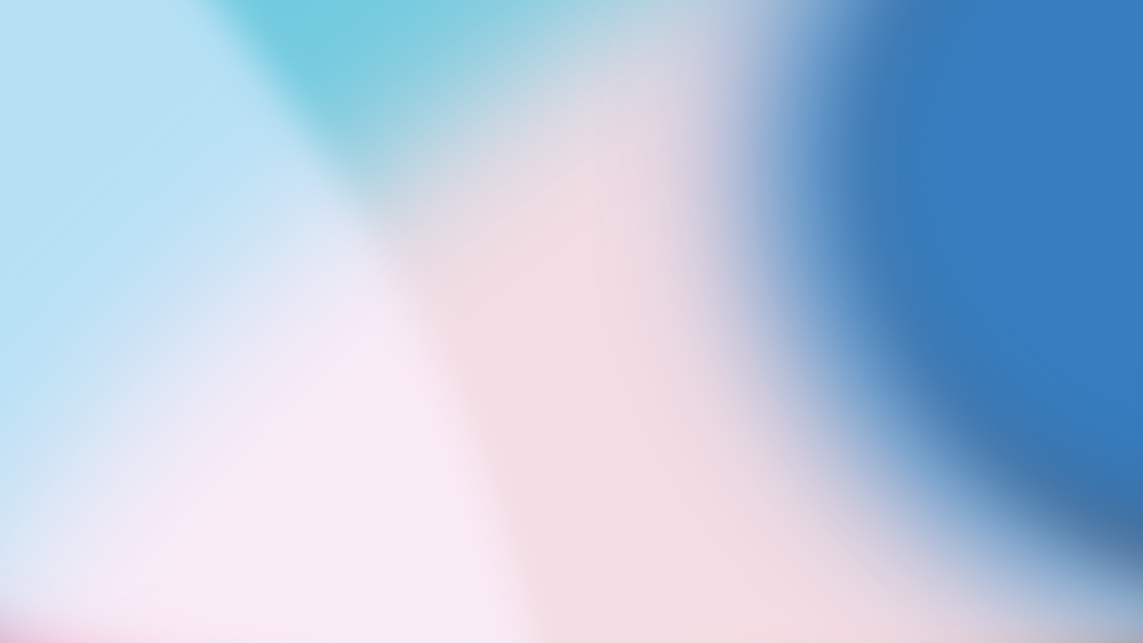
#> input picture assets/backgrounds/rendered_4k/TechNebraska_Backgrounds03_p1.png, 8000 x 4500 px, found by its file name (shown at 1/7 size)
$ python build_perfected_suite_v3.py
#> lines starting #> are read from the running program, lines starting #| are printed output that depends on the picture
### scripts/design_qa_linter.py
"""
Design QA & Typography Linter Engine (Version 2.0 - Strict Agency Standards)
============================================================================
Programmatically validates social media graphics against strict design standards:
1. Minimum font size enforcement (Hard reject < 28px on 1080px/1200px canvases)
2. Mathematical centering checks (abs(center_x - canvas_center_x) <= 2px)
3. Container padding enforcement (min 50px padding)
4. Vertical rhythm and gap consistency (20px <= gap <= 120px)
5. Authentic brand asset validation (no text-reconstructed logos)
6. Anti-Clutter & Element Count Rule (max 4 elements per container card to prevent cramming)
7. Color Cohesion Rule (max 2 accent colors per card to prevent circus palette)
8. Template Fidelity Rule (validates alignment with proven agency archetypes)
"""

import os
import sys
from typing import List, Dict, Tuple, Any

class DesignQALinter:
    def __init__(self, min_font_size: int = 28):
        self.min_font_size = min_font_size
        self.violations: List[Dict[str, Any]] = []
        self.checks_passed: int = 0
        self.checks_total: int = 0

    # [112 lines left out: functions check_font_size, check_centering, check_container_padding, check_vertical_gap, check_safe_zones, not called in this run]

    def check_authentic_logo(self, graphic_id: str, logo_path: str, valid_logo_names: List[str]) -> bool:
        """Verifies that an authentic official logo asset was used."""
        self.checks_total += 1
        basename = os.path.basename(logo_path)
        if basename not in valid_logo_names:
            self.violations.append({
                "graphic_id": graphic_id,
                "rule": "AUTHENTIC_BRAND_ASSET",
                "severity": "CRITICAL",
                "element": "Brandmark/Logo",
                "details": f"Unrecognized or reconstructed logo asset: '{basename}'. Must use approved official logo."
            })
            return False
        self.checks_passed += 1
        return True

    # [79 lines left out: functions check_element_density, check_color_cohesion, check_symmetric_margins, get_summary, not called in this run]

    def is_clean(self) -> bool:
        return len(self.violations) == 0

### scripts/build_perfected_suite_v3.py
"""
Tech Nebraska Social Graphics Suite Generator (Version 3.1 - Perfected)
=======================================================================
Engineered with strict Design QA & Typography Linter standards:
- ZERO font sizes < 28px across all 6 formats (Mobile Feed / Story Legibility)
- Mathematical centering and bounding box alignment
- Calculated container padding (>= 60px) and vertical rhythm
- Official high-res logo assets (no text-reconstructed logos)
- Multi-font compositing for missing '+' glyph in Gilgan
- Uncluttered, bold, thumb-stopping hierarchy modeled on authentic past agency posts
"""

import os
import sys
from typing import Tuple, List, Dict, Any
from PIL import Image, ImageDraw, ImageFont, ImageOps

# Add scripts directory to path to import DesignQALinter
source_root = r"C:\Users\Computer1\Documents\XPM_TechNebraska_SourceofTruth"
sys.path.insert(0, os.path.join(source_root, "scripts"))
from design_qa_linter import DesignQALinter

linter = DesignQALinter(min_font_size=28)

# Paths
fonts_dir = os.path.join(source_root, "assets", "fonts")
logos_dir = os.path.join(source_root, "assets", "logos", "png_hires")
backgrounds_dir = os.path.join(source_root, "assets", "backgrounds", "rendered_4k")
output_dir = os.path.join(source_root, "assets", "generated_suite")
os.makedirs(output_dir, exist_ok=True)

# Font Paths
gilgan_path = os.path.join(fonts_dir, "Gilgan-Regular.ttf")
worksans_path = os.path.join(fonts_dir, "WorkSans-Variable.ttf")
spacegrotesk_path = os.path.join(fonts_dir, "SpaceGrotesk-Variable.ttf")

# Logo Paths
logo_white_path = os.path.join(logos_dir, "tech_nebraska_logo_monochrome_white.png")
logo_color_rev_path = os.path.join(logos_dir, "tech_nebraska_logo_color_reversed.png")
icon_color_path = os.path.join(logos_dir, "tech_nebraska_brandmark_full_color.png")

# Portraits
brody_portrait_path = os.path.join(source_root, "assets", "brody_clean_portrait.jpg")
emily_portrait_path = os.path.join(source_root, "assets", "emily_clean_portrait.jpg")

# Backgrounds
bg_orb1_path = os.path.join(backgrounds_dir, "TechNebraska_Backgrounds01_p1.png")
bg_orb2_path = os.path.join(backgrounds_dir, "TechNebraska_Backgrounds02_p1.png")
bg_orb3_path = os.path.join(backgrounds_dir, "TechNebraska_Backgrounds03_p1.png")
bg_orb4_path = os.path.join(backgrounds_dir, "TechNebraska_Backgrounds04_p1.png")
bg_orb5_path = os.path.join(backgrounds_dir, "TechNebraska_Backgrounds05_p1.png")

# Official Approved Logo Names
VALID_LOGOS = [
    "tech_nebraska_logo_monochrome_white.png",
    "tech_nebraska_logo_color_reversed.png",
    "tech_nebraska_brandmark_full_color.png",
    "tech_nebraska_logo_primary_color.png"
]

# Brand Color Palette
COLOR_OBSIDIAN = (24, 20, 21)        # #181415 Deep Obsidian
COLOR_BLUE     = (0, 128, 199)       # #0080C7 Electric Tech Blue
COLOR_GOLD     = (255, 185, 0)       # #FFB900 Nebraska Goldenrod
COLOR_OFFWHITE = (210, 228, 242)     # #D2E4F2
COLOR_WHITE    = (255, 255, 255)     # Pure White
COLOR_CYAN     = (56, 189, 248)      # Electric Cyan
COLOR_MINT     = (74, 222, 128)      # Tech Mint
COLOR_MUTED    = (148, 163, 184)     # Slate 400

def get_font(path: str, size: int):
    return ImageFont.truetype(path, size)

def load_bg(path: str, w: int, h: int, darken_alpha: int = 140):
#> called with w = 1080, h = 1080, darken_alpha = 120
    raw = Image.open(path).convert("RGBA")
    bg = ImageOps.fit(raw, (w, h), Image.Resampling.LANCZOS)
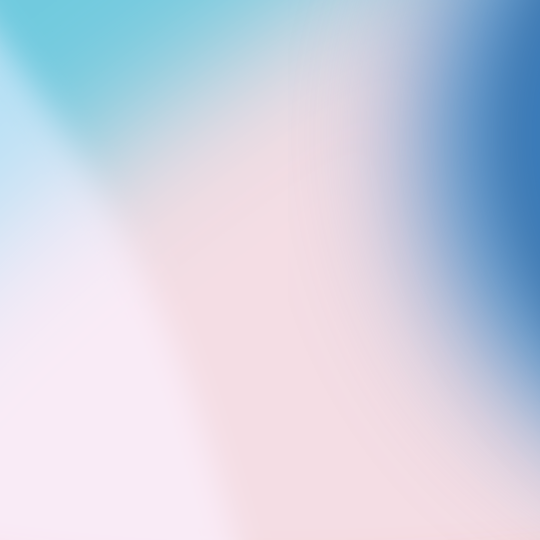
#> bg: PIL image 1080x1080 RGBA (shown at 1/2 size); mean R, G, B, A 206.2, 210.2, 226.6, 255
    overlay = Image.new("RGBA", (w, h), (24, 20, 21, darken_alpha))
    return Image.alpha_composite(bg, overlay)
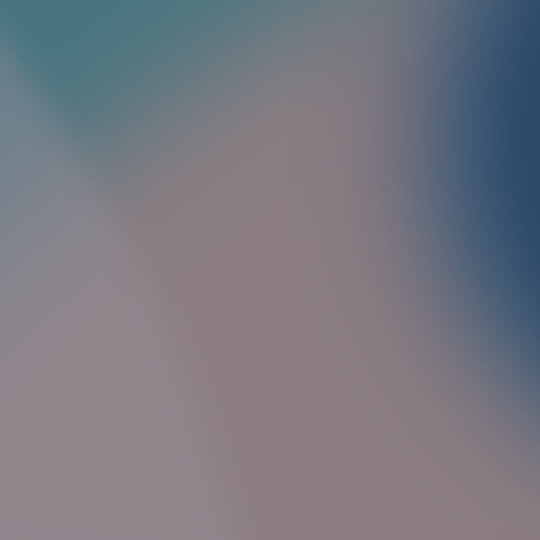
#> returned value: PIL image 1080x1080 RGBA (shown at 1/2 size); mean R, G, B, A 120.4, 120.7, 129.9, 255

# [122 lines left out: functions draw_badge_exact, draw_pill_exact, draw_button_exact, draw_wrapped, not called in this run]

print("=" * 80)
print("GENERATING PERFECTED GRAPHICS SUITE V3.1 WITH ACTIVE QA LINTER AUDIT")
print("=" * 80)

# ==============================================================================
# GRAPHIC 01: Summit Keynote Announcement (1080x1080)
# ==============================================================================
gid1 = "01_summit_keynote"
print(f"Rendering {gid1}...")
img1 = load_bg(bg_orb3_path, 1080, 1080, darken_alpha=120)

# Official Logo at top left - authentic color reversed logo matching 04_summit_keynote_announcement.jpg
linter.check_authentic_logo(gid1, logo_color_rev_path, VALID_LOGOS)
#> (the run stopped early here; a loop or call above may not have finished)
